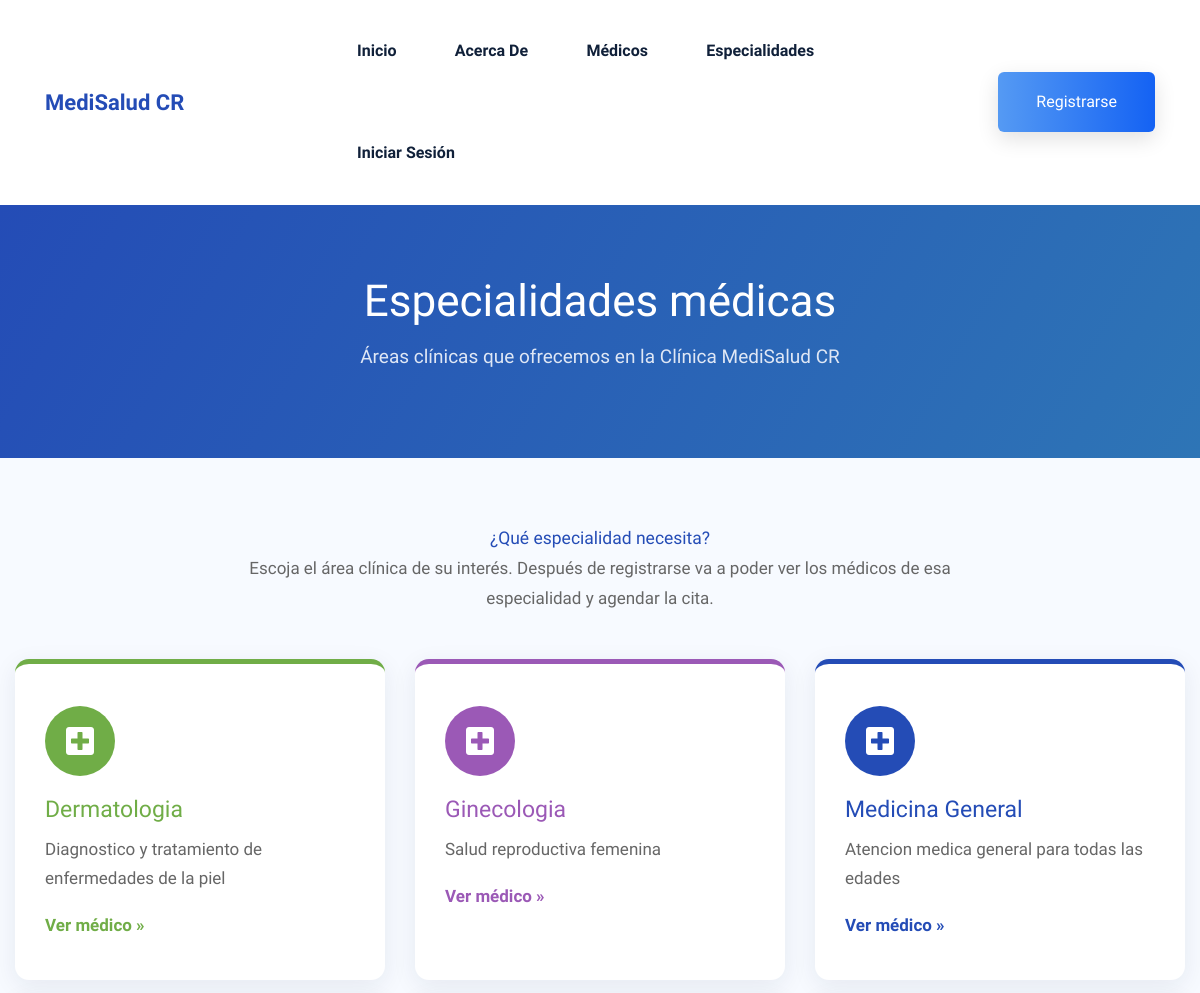
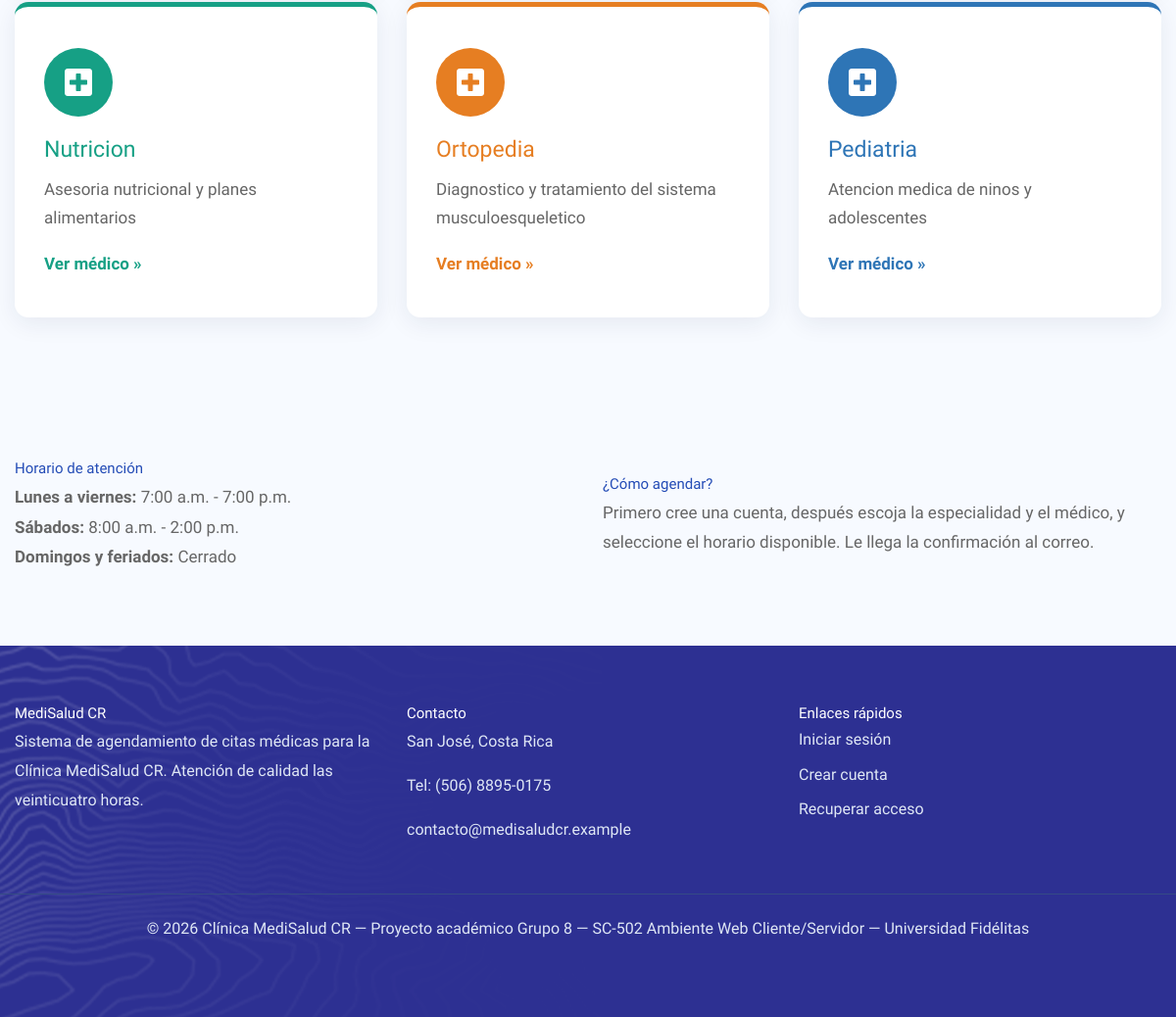
The app's page /View/vInicio/Especialidades.php with its own data (2 pictures, top to bottom).
### tables this page shows
CREATE TABLE especialidades (
  id          INT AUTO_INCREMENT PRIMARY KEY,
  nombre      VARCHAR(100) NOT NULL UNIQUE,
  descripcion TEXT
);

### Model/MedicosModel.php (called while the page is built, shortened)
<?php
    function ListarEspecialidadesModel()
    {
        try
        {
            $conn = OpenDB();
            $sql = "CALL sp_listar_especialidades()";
            $response = $conn -> query($sql);
            $datos = array();
            while($fila = $response -> fetch_assoc())
            {
                $datos[] = $fila;
            }
            return $datos;
        }
        catch(Exception $e)
        {
            AddError($e, 'ListarEspecialidadesModel');
            return array();
        }
    }

### Controller/CatalogosController.php (called while the page is built, shortened)
<?php
include_once $_SERVER['DOCUMENT_ROOT'] . '/MediSalud-CR/Model/MedicosModel.php';
function EspecialidadesAdminControl()
{
    return ListarEspecialidadesModel();
}

### View/vInicio/Especialidades.php (the view, shortened to what this page needs)
<?php
include_once $_SERVER['DOCUMENT_ROOT'] . '/MediSalud-CR/Controller/CatalogosController.php';
$especialidades = EspecialidadesAdminControl();
include_once '../LayoutExterno.php';
?>
<main>
    <div class="bradcam-area" style="background:linear-gradient(120deg, #244cb6 0%, #2e75b6 100%); padding:100px 0;">
        <div class="container">
            <div class="row justify-content-center">
                <div class="col-xl-8 col-lg-8 col-md-10 text-center" style="color:white;">
                    <h2 style="color:white;">Especialidades médicas</h2>
                    <p>Áreas clínicas que ofrecemos en la Clínica MediSalud CR</p>
                </div>
            </div>
        </div>
    </div>
    <section style="padding:70px 0; background:#f7faff;">
        <div class="container">
            <div class="row justify-content-center mb-50">
                <div class="col-lg-8 text-center">
                    <h3 style="color:#244cb6;">¿Qué especialidad necesita?</h3>
                    <p style="color:#666;">
                        Escoja el área clínica de su interés. Después de registrarse va a poder
                        ver los médicos de esa especialidad y agendar la cita.
                    </p>
                </div>
            </div>
            <?php
            $colores_especialidad = [
                "Medicina General" => "#244cb6",
                "Pediatria"        => "#2e75b6",
                "Ginecologia"      => "#9b59b6",
                "Dermatologia"     => "#70ad47",
                "Ortopedia"        => "#e67e22",
                "Nutricion"        => "#16a085",
        ];
        ?>
            <div class="row">
                <?php foreach ($especialidades as $e): ?>
                <?php
                    $color = $colores_especialidad[$e['nombre']] ?? "#244cb6";
                    $ancla = "esp-" . $e['id'];
                ?>
                <div class="col-lg-4 col-md-6 mb-4">
                    <div
                        style="background:#ffffff; padding:42px 30px; border-radius:14px; height:100%; border-top:5px solid <?= $color ?>; box-shadow:0 6px 24px rgba(31,44,77,0.08);">
                        <div
                            style="width:70px; height:70px; background:<?= $color ?>; border-radius:50%; display:flex; align-items:center; justify-content:center; margin-bottom:20px;">
                            <i class="fa fa-plus-square" style="color:white; font-size:32px;"></i>
                        </div>
                        <h5 style="color:<?= $color ?>; font-size:23px; margin-bottom:12px;">
                            <?= htmlspecialchars($e['nombre']) ?></h5>
                        <p style="color:#666; line-height:1.7; margin-bottom:20px;">
                            <?= htmlspecialchars($e['descripcion']) ?></p>
                        <a href="Medicos.php#<?= $ancla ?>"
                            style="color:<?= $color ?>; font-weight:bold; font-size:17px;">Ver médico &raquo;</a>
                    </div>
                </div>
                <?php endforeach; ?>
            </div>
        </div>
    </section>
    <section style="padding:60px 0; background:#f7faff;">
        <div class="container">
            <div class="row align-items-center">
                <div class="col-lg-6">
                    <h4 style="color:#244cb6;">Horario de atención</h4>
                    <p style="color:#666; line-height:1.8;">
                        <strong>Lunes a viernes:</strong> 7:00 a.m. - 7:00 p.m.<br>
                        <strong>Sábados:</strong> 8:00 a.m. - 2:00 p.m.<br>
                        <strong>Domingos y feriados:</strong> Cerrado
                    </p>
                </div>
                <div class="col-lg-6">
                    <h4 style="color:#244cb6;">¿Cómo agendar?</h4>
                    <p style="color:#666; line-height:1.8;">
                        Primero cree una cuenta, después escoja la especialidad y el médico, y
                        seleccione el horario disponible. Le llega la confirmación al correo.
                    </p>
                </div>
            </div>
        </div>
    </section>
</main>

### assets/css/medisalud.css (style rules this page uses)
body { font-size: 17px; }
main p, main li { font-size: 17px; line-height: 1.75; }
.mb-50 { margin-bottom: 30px !important; }
.bradcam-area { padding: 70px 0 !important; }
.bradcam-area h2 { font-size: 44px; margin-bottom: 12px; }
.bradcam-area p { font-size: 19px; }
body, p, li, td, th, label, .form-group label { color: #3d4451; }
h1, h2, h3, h4, h5, h6 { color: #1f2c4d; }
main a { color: #244cb6; }
.bradcam-area h2 { color: #ffffff; }
.bradcam-area p { color: #dfe7f5; }
body { display: flex; flex-direction: column; min-height: 100vh; }
body > main { flex: 1 0 auto; }

### records on screen
especialidades: nombre "Dermatologia", descripcion "Diagnostico y tratamiento de enfermedades de la piel"
especialidades: nombre "Ginecologia", descripcion "Salud reproductiva femenina"
especialidades: nombre "Medicina General", descripcion "Atencion medica general para todas las edades"
especialidades: nombre "Nutricion", descripcion "Asesoria nutricional y planes alimentarios"
especialidades: nombre "Ortopedia", descripcion "Diagnostico y tratamiento del sistema musculoesqueletico"
especialidades: nombre "Pediatria", descripcion "Atencion medica de ninos y adolescentes"
